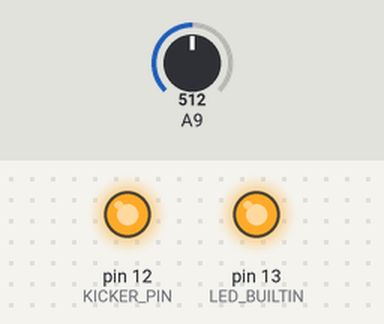
Recording of a sketch running on a simulated Arduino Mega 2560, built with avr-gcc and run on an emulated ATmega2560. Parts: output pins drawn as LEDs (lit = HIGH). The test bench sets the inputs (shaded band); at power-on: A9 = 512.

Above: at 0.3 s.
Timing chart, 0 to 1.8 s (numbered marks = the images above):
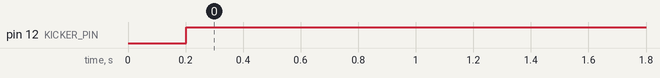

Measured:
- by itself, pin 12 (KICKER_PIN): LOW → HIGH at 0.20 s

The sketch:

kickerTest.ino
```cpp
#define KICKER_PIN 12

int lightVal;
long lastKickTime = 0;
void setup() {
  // put your setup code here, to run once:
  pinMode(KICKER_PIN, OUTPUT);
  pinMode(LED_BUILTIN, OUTPUT);
  digitalWrite(LED_BUILTIN, HIGH);

}

void loop() {
  // put your main code here, to run repeatedly:
  lightVal = analogRead(A9);
  Serial.println(lightVal);
  if (lightVal < 20) {
    digitalWrite(KICKER_PIN, LOW);
    lastKickTime = millis();
  }
  if (millis() - lastKickTime > 200){
    digitalWrite(KICKER_PIN, HIGH);
  }


}
```
